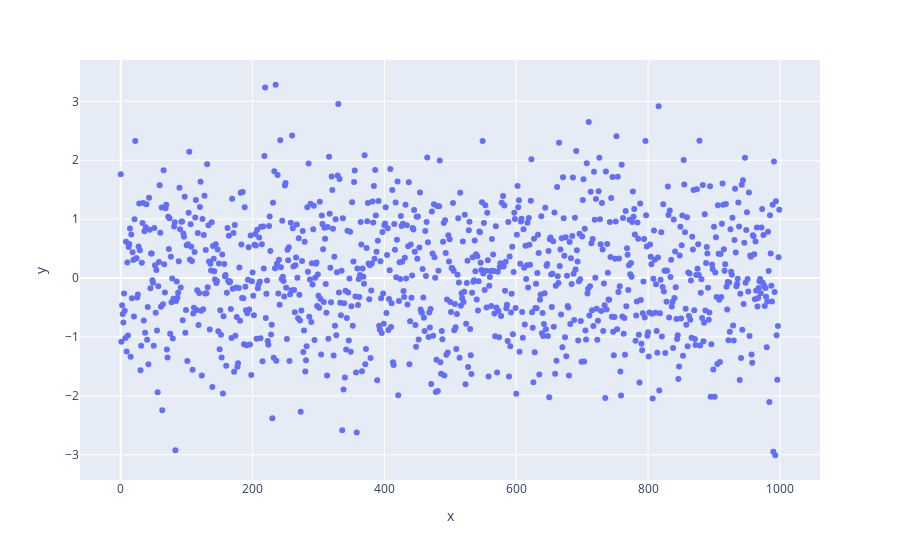

Notebook code cell kept with this figure:
### Markdown cell above
Plotly

### Code cell
px.scatter(df, x='x', y='y')

### Figure 1 — Plotly figure (JSON) as saved in the notebook; plotly's stock layout.template omitted (floating-point values rounded to 4 significant figures; data arrays with more than 128 entries replaced by an {"elided": "..."} marker saying what was removed)
{"data": [{"hovertemplate": "x=%{x}<br>y=%{y}<extra></extra>", "legendgroup": "", "marker": {"color": "#636efa", "symbol": "circle"}, "mode": "markers", "name": "", "orientation": "v", "showlegend": false, "type": "scatter", "x": {"elided": "1000 int values"}, "xaxis": "x", "y": {"elided": "1000 float values"}, "yaxis": "y"}], "layout": {"legend": {"tracegroupgap": 0}, "margin": {"t": 60}, "xaxis": {"anchor": "y", "domain": [0, 1], "title": {"text": "x"}}, "yaxis": {"anchor": "x", "domain": [0, 1], "title": {"text": "y"}}}}
